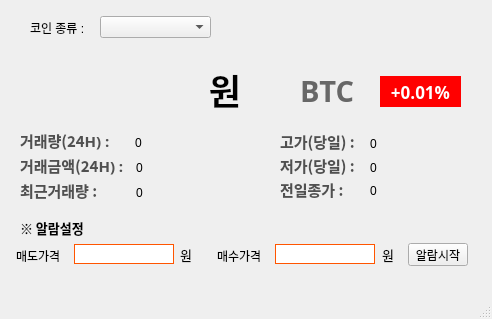
<?xml version="1.0" encoding="UTF-8"?>
<ui version="4.0">
 <class>MainWindow</class>
 <widget class="QMainWindow" name="MainWindow">
  <property name="geometry">
   <rect>
    <x>0</x>
    <y>0</y>
    <width>492</width>
    <height>319</height>
   </rect>
  </property>
  <property name="windowTitle">
   <string>MainWindow</string>
  </property>
  <widget class="QWidget" name="centralwidget">
   <widget class="QLabel" name="label">
    <property name="geometry">
     <rect>
      <x>30</x>
      <y>20</y>
      <width>71</width>
      <height>16</height>
     </rect>
    </property>
    <property name="text">
     <string>코인 종류 :</string>
    </property>
   </widget>
   <widget class="QComboBox" name="coin_comboBox">
    <property name="geometry">
     <rect>
      <x>100</x>
      <y>16</y>
      <width>111</width>
      <height>22</height>
     </rect>
    </property>
   </widget>
   <widget class="QLabel" name="coin_price_label">
    <property name="geometry">
     <rect>
      <x>10</x>
      <y>59</y>
      <width>231</width>
      <height>61</height>
     </rect>
    </property>
    <property name="font">
     <font>
      <family>맑은 고딕</family>
      <pointsize>26</pointsize>
      <weight>75</weight>
      <bold>true</bold>
     </font>
    </property>
    <property name="text">
     <string>원</string>
    </property>
    <property name="alignment">
     <set>Qt::AlignRight|Qt::AlignTrailing|Qt::AlignVCenter</set>
    </property>
   </widget>
   <widget class="QLabel" name="coin_ticker_label">
    <property name="geometry">
     <rect>
      <x>300</x>
      <y>70</y>
      <width>61</width>
      <height>41</height>
     </rect>
    </property>
    <property name="font">
     <font>
      <family>나눔고딕</family>
      <pointsize>22</pointsize>
      <weight>75</weight>
      <bold>true</bold>
     </font>
    </property>
    <property name="styleSheet">
     <string notr="true">color: rgb(103, 103, 103);</string>
    </property>
    <property name="text">
     <string>BTC</string>
    </property>
   </widget>
   <widget class="QLabel" name="coin_changelate_label">
    <property name="geometry">
     <rect>
      <x>380</x>
      <y>76</y>
      <width>81</width>
      <height>31</height>
     </rect>
    </property>
    <property name="font">
     <font>
      <family>맑은 고딕</family>
      <pointsize>13</pointsize>
      <weight>75</weight>
      <bold>true</bold>
     </font>
    </property>
    <property name="styleSheet">
     <string notr="true">background-color: rgb(255, 0, 0);
color: rgb(255, 255, 255);</string>
    </property>
    <property name="text">
     <string>+0.01%</string>
    </property>
    <property name="alignment">
     <set>Qt::AlignCenter</set>
    </property>
   </widget>
   <widget class="QLabel" name="label_5">
    <property name="geometry">
     <rect>
      <x>20</x>
      <y>130</y>
      <width>111</width>
      <height>21</height>
     </rect>
    </property>
    <property name="font">
     <font>
      <family>맑은 고딕</family>
      <pointsize>11</pointsize>
      <weight>75</weight>
      <bold>true</bold>
     </font>
    </property>
    <property name="styleSheet">
     <string notr="true">color: rgb(80, 80, 80);</string>
    </property>
    <property name="text">
     <string>거래량(24H) :</string>
    </property>
   </widget>
   <widget class="QLabel" name="label_6">
    <property name="geometry">
     <rect>
      <x>20</x>
      <y>155</y>
      <width>111</width>
      <height>21</height>
     </rect>
    </property>
    <property name="font">
     <font>
      <family>맑은 고딕</family>
      <pointsize>11</pointsize>
      <weight>75</weight>
      <bold>true</bold>
     </font>
    </property>
    <property name="styleSheet">
     <string notr="true">color: rgb(80, 80, 80);</string>
    </property>
    <property name="text">
     <string>거래금액(24H) :</string>
    </property>
   </widget>
   <widget class="QLabel" name="label_7">
    <property name="geometry">
     <rect>
      <x>20</x>
      <y>180</y>
      <width>111</width>
      <height>21</height>
     </rect>
    </property>
    <property name="font">
     <font>
      <family>맑은 고딕</family>
      <pointsize>11</pointsize>
      <weight>75</weight>
      <bold>true</bold>
     </font>
    </property>
    <property name="styleSheet">
     <string notr="true">color: rgb(80, 80, 80);</string>
    </property>
    <property name="text">
     <string>최근거래량 :</string>
    </property>
   </widget>
   <widget class="QLabel" name="label_8">
    <property name="geometry">
     <rect>
      <x>280</x>
      <y>131</y>
      <width>91</width>
      <height>21</height>
     </rect>
    </property>
    <property name="font">
     <font>
      <family>맑은 고딕</family>
      <pointsize>11</pointsize>
      <weight>75</weight>
      <bold>true</bold>
     </font>
    </property>
    <property name="styleSheet">
     <string notr="true">color: rgb(80, 80, 80);</string>
    </property>
    <property name="text">
     <string>고가(당일) :</string>
    </property>
   </widget>
   <widget class="QLabel" name="label_9">
    <property name="geometry">
     <rect>
      <x>280</x>
      <y>155</y>
      <width>91</width>
      <height>21</height>
     </rect>
    </property>
    <property name="font">
     <font>
      <family>맑은 고딕</family>
      <pointsize>11</pointsize>
      <weight>75</weight>
      <bold>true</bold>
     </font>
    </property>
    <property name="styleSheet">
     <string notr="true">color: rgb(80, 80, 80);</string>
    </property>
    <property name="text">
     <string>저가(당일) :</string>
    </property>
   </widget>
   <widget class="QLabel" name="label_10">
    <property name="geometry">
     <rect>
      <x>280</x>
      <y>179</y>
      <width>81</width>
      <height>21</height>
     </rect>
    </property>
    <property name="font">
     <font>
      <family>맑은 고딕</family>
      <pointsize>11</pointsize>
      <weight>75</weight>
      <bold>true</bold>
     </font>
    </property>
    <property name="styleSheet">
     <string notr="true">color: rgb(80, 80, 80);</string>
    </property>
    <property name="text">
     <string>전일종가 :</string>
    </property>
   </widget>
   <widget class="QLabel" name="acc_trade_volume_label">
    <property name="geometry">
     <rect>
      <x>135</x>
      <y>135</y>
      <width>121</width>
      <height>16</height>
     </rect>
    </property>
    <property name="text">
     <string>0</string>
    </property>
   </widget>
   <widget class="QLabel" name="acc_trade_price_label">
    <property name="geometry">
     <rect>
      <x>136</x>
      <y>160</y>
      <width>121</width>
      <height>16</height>
     </rect>
    </property>
    <property name="text">
     <string>0</string>
    </property>
   </widget>
   <widget class="QLabel" name="trade_volume_label">
    <property name="geometry">
     <rect>
      <x>136</x>
      <y>185</y>
      <width>121</width>
      <height>16</height>
     </rect>
    </property>
    <property name="text">
     <string>0</string>
    </property>
   </widget>
   <widget class="QLabel" name="high_price_label">
    <property name="geometry">
     <rect>
      <x>370</x>
      <y>136</y>
      <width>101</width>
      <height>16</height>
     </rect>
    </property>
    <property name="text">
     <string>0</string>
    </property>
   </widget>
   <widget class="QLabel" name="low_price_label">
    <property name="geometry">
     <rect>
      <x>370</x>
      <y>160</y>
      <width>101</width>
      <height>16</height>
     </rect>
    </property>
    <property name="text">
     <string>0</string>
    </property>
   </widget>
   <widget class="QLabel" name="prev_closing_price_label">
    <property name="geometry">
     <rect>
      <x>370</x>
      <y>183</y>
      <width>91</width>
      <height>16</height>
     </rect>
    </property>
    <property name="text">
     <string>0</string>
    </property>
   </widget>
   <widget class="QLabel" name="label_17">
    <property name="geometry">
     <rect>
      <x>20</x>
      <y>220</y>
      <width>81</width>
      <height>16</height>
     </rect>
    </property>
    <property name="font">
     <font>
      <family>맑은 고딕</family>
      <pointsize>10</pointsize>
      <weight>75</weight>
      <bold>true</bold>
     </font>
    </property>
    <property name="text">
     <string>※ 알람설정</string>
    </property>
   </widget>
   <widget class="QLabel" name="label_18">
    <property name="geometry">
     <rect>
      <x>16</x>
      <y>250</y>
      <width>56</width>
      <height>12</height>
     </rect>
    </property>
    <property name="text">
     <string>매도가격</string>
    </property>
   </widget>
   <widget class="QLineEdit" name="alarm_sell_input">
    <property name="geometry">
     <rect>
      <x>74</x>
      <y>244</y>
      <width>100</width>
      <height>20</height>
     </rect>
    </property>
    <property name="styleSheet">
     <string notr="true">border:1px solid rgb(255, 85, 0)</string>
    </property>
   </widget>
   <widget class="QLabel" name="label_19">
    <property name="geometry">
     <rect>
      <x>180</x>
      <y>247</y>
      <width>21</width>
      <height>16</height>
     </rect>
    </property>
    <property name="font">
     <font>
      <family>맑은 고딕</family>
      <pointsize>10</pointsize>
     </font>
    </property>
    <property name="text">
     <string>원</string>
    </property>
   </widget>
   <widget class="QLineEdit" name="alarm_buy_input">
    <property name="geometry">
     <rect>
      <x>275</x>
      <y>244</y>
      <width>100</width>
      <height>20</height>
     </rect>
    </property>
    <property name="styleSheet">
     <string notr="true">border:1px solid rgb(255, 85, 0)</string>
    </property>
   </widget>
   <widget class="QLabel" name="label_20">
    <property name="geometry">
     <rect>
      <x>382</x>
      <y>247</y>
      <width>21</width>
      <height>16</height>
     </rect>
    </property>
    <property name="font">
     <font>
      <family>맑은 고딕</family>
      <pointsize>10</pointsize>
     </font>
    </property>
    <property name="text">
     <string>원</string>
    </property>
   </widget>
   <widget class="QLabel" name="label_21">
    <property name="geometry">
     <rect>
      <x>217</x>
      <y>250</y>
      <width>56</width>
      <height>12</height>
     </rect>
    </property>
    <property name="text">
     <string>매수가격</string>
    </property>
   </widget>
   <widget class="QPushButton" name="alarm_btn">
    <property name="geometry">
     <rect>
      <x>408</x>
      <y>243</y>
      <width>60</width>
      <height>23</height>
     </rect>
    </property>
    <property name="text">
     <string>알람시작</string>
    </property>
   </widget>
  </widget>
  <widget class="QMenuBar" name="menubar">
   <property name="geometry">
    <rect>
     <x>0</x>
     <y>0</y>
     <width>492</width>
     <height>21</height>
    </rect>
   </property>
  </widget>
  <widget class="QStatusBar" name="statusbar"/>
 </widget>
 <resources/>
 <connections/>
</ui>
